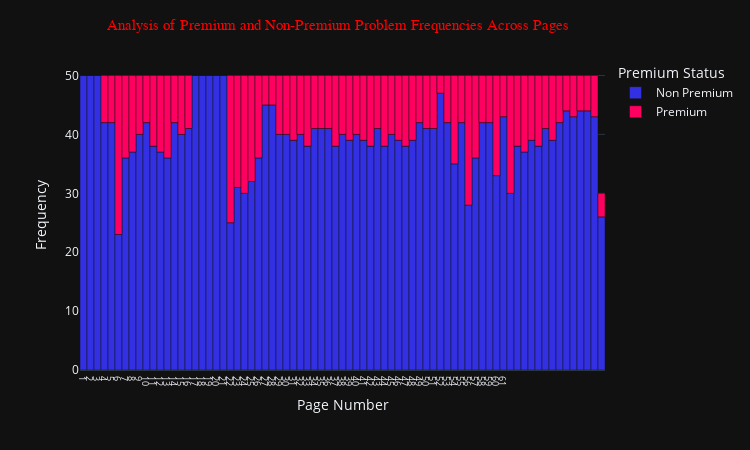

The code cell stored with this chart in its notebook:
### Code cell
dfs =[]

for page_number in df['page_number'].unique():
    temp_df = df[df['page_number'] == page_number]
    premium_count = temp_df[temp_df['is_premium'] == True].shape[0]
    non_premium_count = temp_df[temp_df['is_premium'] == False].shape[0]
    temp_result_df = pd.DataFrame(
        {
            'page_number': [page_number],
            'Premium': [premium_count],
            'Non Premium': [non_premium_count]
        }
    )
    dfs.append(temp_result_df)

result_df = pd.concat(dfs, ignore_index=True)

fig = px.bar(
    result_df,
    x='page_number',
    y=['Non Premium', 'Premium'],
    color_discrete_map={ 'Non Premium': '#3330E4', 'Premium': '#FF0060'},
    width=750
)

fig.update_layout(
    title_text='Analysis of Premium and Non-Premium Problem Frequencies Across Pages',
    title_font=dict(size=15, family='Arial', color='red'),
    xaxis_title='Page Number',
    yaxis_title='Frequency',
    xaxis=dict(tickvals=list(range(0, 62, 1))),
    legend_title_text='Premium Status',
    title_x=0.45,
    width=750,
    height=450
)

fig.update_layout(xaxis=dict(tickfont=dict(size=9)), bargap=0)
fig.show()

### Figure 1 — Plotly figure (JSON) as saved in the notebook; plotly's stock layout.template omitted (floating-point values rounded to 4 significant figures)
{"data": [{"hovertemplate": "variable=Non Premium<br>page_number=%{x}<br>value=%{y}<extra></extra>", "legendgroup": "Non Premium", "marker": {"color": "#3330E4", "pattern": {"shape": ""}}, "name": "Non Premium", "orientation": "v", "showlegend": true, "textposition": "auto", "x": [1, 2, 3, 4, 5, 6, 7, 8, 9, 10, 11, 12, 13, 14, 15, 16, 17, 18, 19, 20, 21, 22, 23, 24, 25, 26, 27, 28, 29, 30, 31, 32, 33, 34, 35, 36, 37, 38, 39, 40, 41, 42, 43, 44, 45, 46, 47, 48, 49, 50, 51, 52, 53, 54, 55, 56, 57, 58, 59, 60, 61, 62, 63, 64, 65, 66, 67, 68, 69, 70, 71, 72, 73, 74, 75], "xaxis": "x", "y": [50, 50, 50, 42, 42, 23, 36, 37, 40, 42, 38, 37, 36, 42, 40, 41, 50, 50, 50, 50, 50, 25, 31, 30, 32, 36, 45, 45, 40, 40, 39, 40, 38, 41, 41, 41, 38, 40, 39, 40, 39, 38, 41, 38, 40, 39, 38, 39, 42, 41, 41, 47, 42, 35, 42, 28, 36, 42, 42, 33, 43, 30, 38, 37, 39, 38, 41, 39, 42, 44, 43, 44, 44, 43, 26], "yaxis": "y", "type": "bar"}, {"hovertemplate": "variable=Premium<br>page_number=%{x}<br>value=%{y}<extra></extra>", "legendgroup": "Premium", "marker": {"color": "#FF0060", "pattern": {"shape": ""}}, "name": "Premium", "orientation": "v", "showlegend": true, "textposition": "auto", "x": [1, 2, 3, 4, 5, 6, 7, 8, 9, 10, 11, 12, 13, 14, 15, 16, 17, 18, 19, 20, 21, 22, 23, 24, 25, 26, 27, 28, 29, 30, 31, 32, 33, 34, 35, 36, 37, 38, 39, 40, 41, 42, 43, 44, 45, 46, 47, 48, 49, 50, 51, 52, 53, 54, 55, 56, 57, 58, 59, 60, 61, 62, 63, 64, 65, 66, 67, 68, 69, 70, 71, 72, 73, 74, 75], "xaxis": "x", "y": [0, 0, 0, 8, 8, 27, 14, 13, 10, 8, 12, 13, 14, 8, 10, 9, 0, 0, 0, 0, 0, 25, 19, 20, 18, 14, 5, 5, 10, 10, 11, 10, 12, 9, 9, 9, 12, 10, 11, 10, 11, 12, 9, 12, 10, 11, 12, 11, 8, 9, 9, 3, 8, 15, 8, 22, 14, 8, 8, 17, 7, 20, 12, 13, 11, 12, 9, 11, 8, 6, 7, 6, 6, 7, 4], "yaxis": "y", "type": "bar"}], "layout": {"xaxis": {"anchor": "y", "domain": [0.0, 1.0], "title": {"text": "Page Number"}, "tickvals": [0, 1, 2, 3, 4, 5, 6, 7, 8, 9, 10, 11, 12, 13, 14, 15, 16, 17, 18, 19, 20, 21, 22, 23, 24, 25, 26, 27, 28, 29, 30, 31, 32, 33, 34, 35, 36, 37, 38, 39, 40, 41, 42, 43, 44, 45, 46, 47, 48, 49, 50, 51, 52, 53, 54, 55, 56, 57, 58, 59, 60, 61], "tickfont": {"size": 9}}, "yaxis": {"anchor": "x", "domain": [0.0, 1.0], "title": {"text": "Frequency"}}, "legend": {"title": {"text": "Premium Status"}, "tracegroupgap": 0}, "margin": {"t": 60}, "barmode": "relative", "width": 750, "title": {"font": {"size": 15, "family": "Arial", "color": "red"}, "text": "Analysis of Premium and Non-Premium Problem Frequencies Across Pages", "x": 0.45}, "height": 450, "bargap": 0}}
